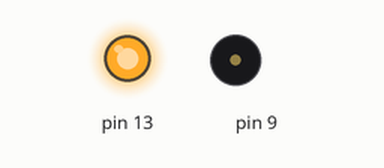
This sketch was run on a simulated Arduino Uno, built with avr-gcc and run on an emulated ATmega328P. On the bench: output pins drawn as LEDs (lit = HIGH), buzzer (waves = sounding).

Above: at 2.1 s.
At 7.3 s:
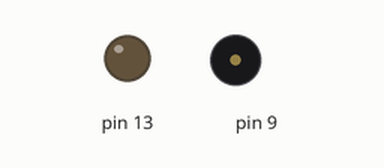
Timing chart, 0 to 8.8 s (numbered marks = the images above):
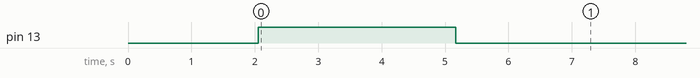

The sketch:

Siren.ino
```cpp
void setup() {
  for(long i=25;i<13500;i+=4)
  {
    tone(9,i);
    analogWrite(13,(i/60));
    delay(1);
  }
  for(long i=13500;i>=25;i-=4)
  {
    tone(9,i);
    analogWrite(13,(i/60));
    delay(1);
  }
  noTone(9);

}

void loop() {

}
```
